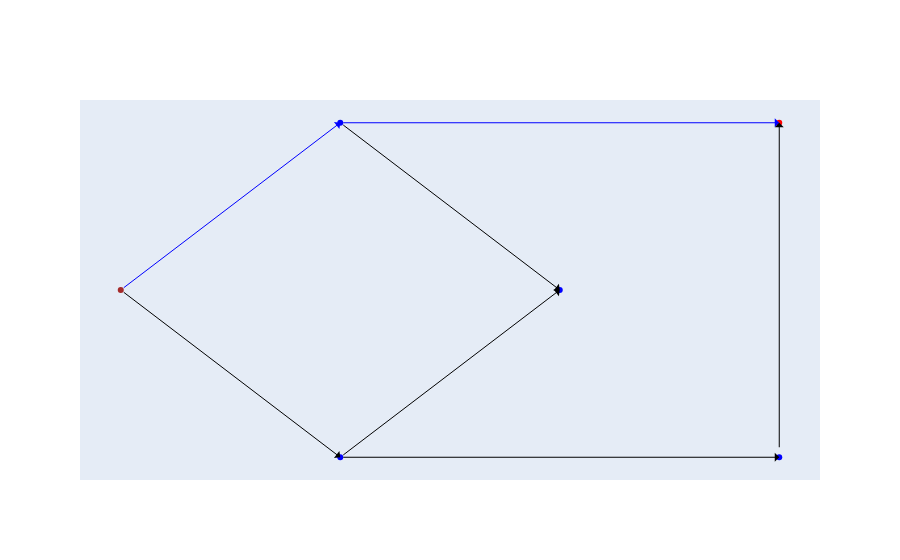

Notebook code for this chart:
### Markdown cell above
## Exercises
---
6.1 Find the length of the shortest path from start

> *Answer*:

### Code cell
"""
    Node color note:
    Brown: Start
    Blue: Pathway
    Red: End

    Source for the graph: https://stackoverflow.com/questions/51410283/how-to-efficiently-create-interactive-directed-network-graphs-with-arrows-on-p 
"""
graphs = {
    'x':[1, 2 ,  2,  3, 4, 4],
    'y':[2, 1.5, 2.5, 2, 1.5, 2.5]
}

# Edges
x0 = [1,   1,   2,   2,   2,   2,   4]
y0 = [2,   2,   2.5, 1.5, 2.5, 1.5, 1.5]
x1 = [2,   2,   3,   3,   4,   4,   4]
y1 = [1.5, 2.5, 2,   2,   2.5, 1.5, 2.5]

graphs = pd.DataFrame(graphs)
trace = go.Scatter(
    x=graphs.x,
    y=graphs.y,
    mode='markers',
    marker=dict(
        color=['brown'] + ['blue'] * (len(graphs)-2)  + ['red']
    )
)
arrows = [dict(
    ax=x0[i], ay=y0[i], 
    axref='x', ayref='y',
    x=x1[i], y=y1[i], 
    xref='x', yref='y',
    arrowsize=1.5,
    arrowcolor = 'blue' if i in [1, 4] else 'black',
    showarrow=True, arrowhead=1,) for i in range(0, len(x0))]

fig = go.Figure(
    data=[trace],
    layout=go.Layout(
        annotations = 
            arrows
        , showlegend= False,
    )
)
fig.update_xaxes(showgrid=False, visible=False)
fig.update_yaxes(showgrid=False, visible=False)

fig.show()

### Figure 1 — Plotly figure (JSON) as saved in the notebook; plotly's stock layout.template omitted (floating-point values rounded to 4 significant figures)
{"data": [{"marker": {"color": ["brown", "blue", "blue", "blue", "blue", "red"]}, "mode": "markers", "type": "scatter", "x": [1, 2, 2, 3, 4, 4], "y": [2, 1.5, 2.5, 2, 1.5, 2.5]}], "layout": {"annotations": [{"arrowcolor": "black", "arrowhead": 1, "arrowsize": 1.5, "ax": 1, "axref": "x", "ay": 2, "ayref": "y", "showarrow": true, "x": 2, "xref": "x", "y": 1.5, "yref": "y"}, {"arrowcolor": "blue", "arrowhead": 1, "arrowsize": 1.5, "ax": 1, "axref": "x", "ay": 2, "ayref": "y", "showarrow": true, "x": 2, "xref": "x", "y": 2.5, "yref": "y"}, {"arrowcolor": "black", "arrowhead": 1, "arrowsize": 1.5, "ax": 2, "axref": "x", "ay": 2.5, "ayref": "y", "showarrow": true, "x": 3, "xref": "x", "y": 2, "yref": "y"}, {"arrowcolor": "black", "arrowhead": 1, "arrowsize": 1.5, "ax": 2, "axref": "x", "ay": 1.5, "ayref": "y", "showarrow": true, "x": 3, "xref": "x", "y": 2, "yref": "y"}, {"arrowcolor": "blue", "arrowhead": 1, "arrowsize": 1.5, "ax": 2, "axref": "x", "ay": 2.5, "ayref": "y", "showarrow": true, "x": 4, "xref": "x", "y": 2.5, "yref": "y"}, {"arrowcolor": "black", "arrowhead": 1, "arrowsize": 1.5, "ax": 2, "axref": "x", "ay": 1.5, "ayref": "y", "showarrow": true, "x": 4, "xref": "x", "y": 1.5, "yref": "y"}, {"arrowcolor": "black", "arrowhead": 1, "arrowsize": 1.5, "ax": 4, "axref": "x", "ay": 1.5, "ayref": "y", "showarrow": true, "x": 4, "xref": "x", "y": 2.5, "yref": "y"}], "showlegend": false, "xaxis": {"showgrid": false, "visible": false}, "yaxis": {"showgrid": false, "visible": false}}}
